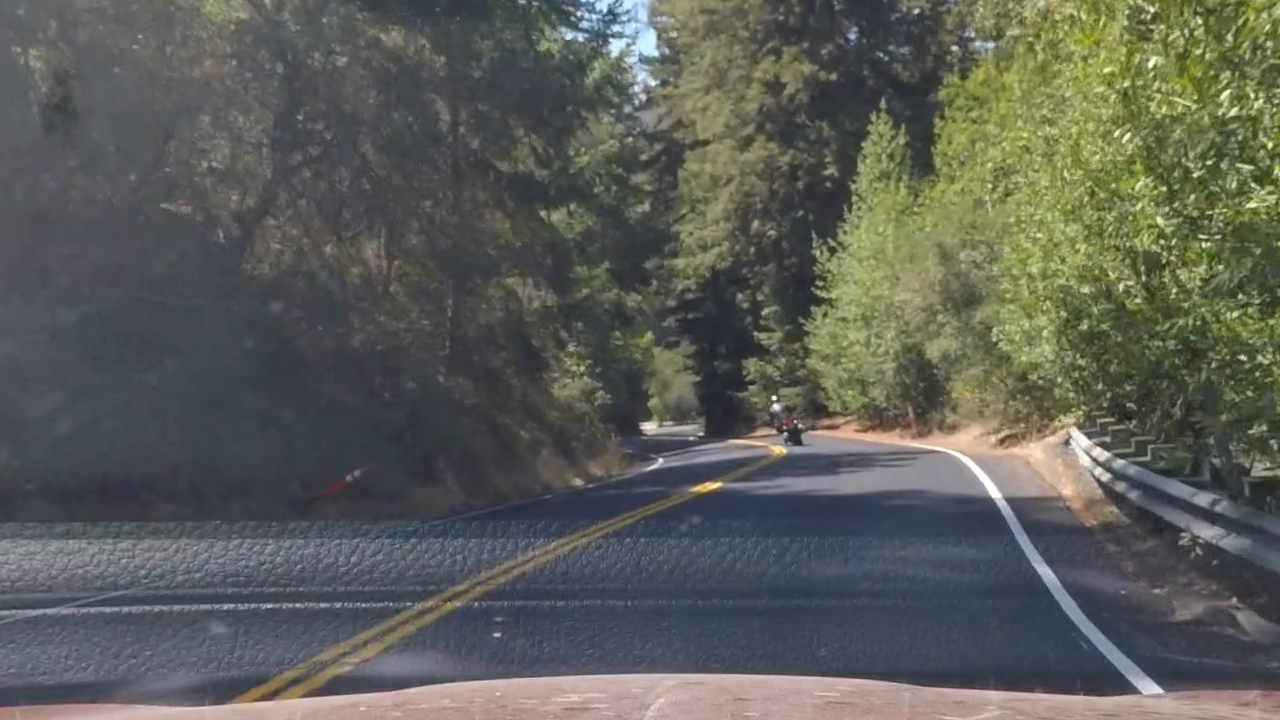
#> input picture output_images/undistored_harder.jpg, 1280 x 720 px, given as the content of the folder test_images, which was not available
$ jupyter execute --allow-errors AdvancedLaneDetection.ipynb   (shell and % lines are left out)   (older library calls are emulated)   (text cells are left out)
#> lines starting #> are read from the running program, lines starting #| are printed output that depends on the picture; pictures that were not available may be replaced by others from this repository, and a replacement may not be noted
### utils.py
import matplotlib.pyplot as plt
import matplotlib.gridspec as gridspec
import numpy as np
import cv2, os, re


"""display the image"""
def showimage(img):
    plt.imshow(img)
    plt.show()

"""arrange images in a grid"""
def visualise_in_squaregrid(data, title="Image grid square", output_file=None):
    n = int(np.ceil(np.sqrt(len(data))))
    fig = plt.figure()
    fig.suptitle(title, fontsize=14, fontweight='bold')
    gs = gridspec.GridSpec(n, n, wspace=0.0)
    ax = [plt.subplot(gs[i]) for i in range(n*n)]
    gs.update(hspace=0)
    for i,im in enumerate(data):
        ax[i].imshow(im)
        ax[i].axis('off')
    if output_file:
        fig.savefig(output_file)
    plt.show()


"""various image transforms to threshold the image and generate a binary image of candidate pixels for lane detection"""
# Gradient and Color thresholds
def scale(img, factor=255.0):
    scale_factor = np.max(img)/factor
    return (img/scale_factor).astype(np.uint8)

# [96 lines left out: functions threshold, __gradients_abs, mag_thresh, dir_thresh, rgb_decompose, hls_decompose and 7 more, not called in this run]


"""lane detection utilities"""
def draw_boundaries(img, p1, p2, color=(255,255,0), thickness = 5):
    cv2.rectangle(img, p1, p2, color, thickness)


# [6 lines left out: function indices_within_win_limits, not called in this run]

def nonzero(wb):
    nonzero = np.where(wb != 0)
    return np.array(nonzero[0]), np.array(nonzero[1])

"""Sliding window class to declutter the code to progress the sliding window"""
class SlidingWindow:
    # [8 lines left out: function __init__, not called in this run]

    def coordinates(self ):
        return self.x_lo, self.y_lo, self.x_hi, self.y_hi, self.cx

    # [7 lines left out: function move, not called in this run]


### AdvancedLaneDetection.ipynb
[cell 1]
import numpy as np
import cv2, os, re
import matplotlib.pyplot as plt
import matplotlib
import glob
import matplotlib.image as mpimg
import pickle
from moviepy.editor import VideoFileClip
import constants as c
from utils import *

[cell 2]
# [29 lines left out: function get_distortion_params, not called in this run]

def create_undistorter(calibration_images):
#> called with calibration_images = 'camera_cal/*.jpg'
    dist_pickle = {}
    mtx = None
    dist = None
    try:
        dist_pickle = pickle.load( open( "calibrate_camera.p", "rb" ) )
#> (reads calibrate_camera.p from the repository)
        print("Loaded undistorter from pickle {0}".format('calibrate_camera.p'))
        mtx = dist_pickle["mtx"]
        dist = dist_pickle["dist"]
    except:
        mtx,dist = get_distortion_params(calibration_images)
        dist_pickle = {'mtx': mtx, 'dist': dist}
        with open('calibrate_camera.p', 'wb') as f:
            pickle.dump(dist_pickle, f)
    return lambda x: cv2.undistort(x, mtx, dist, None, mtx)

undistort = create_undistorter("camera_cal/*.jpg")

[cell 3]
raw_images = [mpimg.imread(img) for img in glob.glob('test_images/*.jpg')]
#> raw_images = 1 item

visualise_in_squaregrid(raw_images,"Raw Images","output_images/raw_images.jpg")
#> in visualise_in_squaregrid, `n = int(np.ceil(np.sqrt(len(data))))`: n = 1
#> in visualise_in_squaregrid, `ax = [plt.subplot(gs[i]) for i in range(n*n)]`: ax = 1 item
#> the loop in visualise_in_squaregrid, `for i,im in enumerate(data):` made 1 pass
undistorted_images = [undistort(img) for img in raw_images]
#> undistorted_images = 1 item
visualise_in_squaregrid(undistorted_images,"Undistorted Images","output_images/undistorted_images.jpg")
#> the loop in visualise_in_squaregrid (call 2), `for i,im in enumerate(data):` made 1 pass

[cell 4]
def binarize(img):
    gx_abs, gy_abs  = gradients_abs(img[:, :, 2],sobel_kernel=15)
    dir_binary = dir_thresh(gx_abs, gy_abs)
    mag_binary = mag_thresh(gx_abs, gy_abs)
    colour_binary = filter_colours(img)
    combined_binary = np.zeros_like(colour_binary)
    combined_binary[((colour_binary == 1) & ((mag_binary == 1) | (dir_binary == 1)))] = 1
    return combined_binary

img = mpimg.imread('test_images/test3.jpg')
#> img is the input picture: shape (720, 1280, 4) float32; mean R, G, B, A 0.362, 0.37, 0.346, 1
showimage(img)
#> (the rest of this cell did not finish here and is left out)

[cell 5]
def create_perspective_warpers(img):
    h,w = (img.shape[0], img.shape[1])

    m = cv2.getPerspectiveTransform(c.SRC, c.DST)
    m_inv = cv2.getPerspectiveTransform(c.DST, c.SRC)

    warp = lambda x: cv2.warpPerspective(x, m, (w,h), flags=cv2.INTER_LINEAR)
    unwarp = lambda x: cv2.warpPerspective(x, m_inv, (x.shape[1], x.shape[0]), flags=cv2.INTER_LINEAR)

    return warp, unwarp

[cell 6]
img = mpimg.imread('test_images/straight_lines1.jpg')
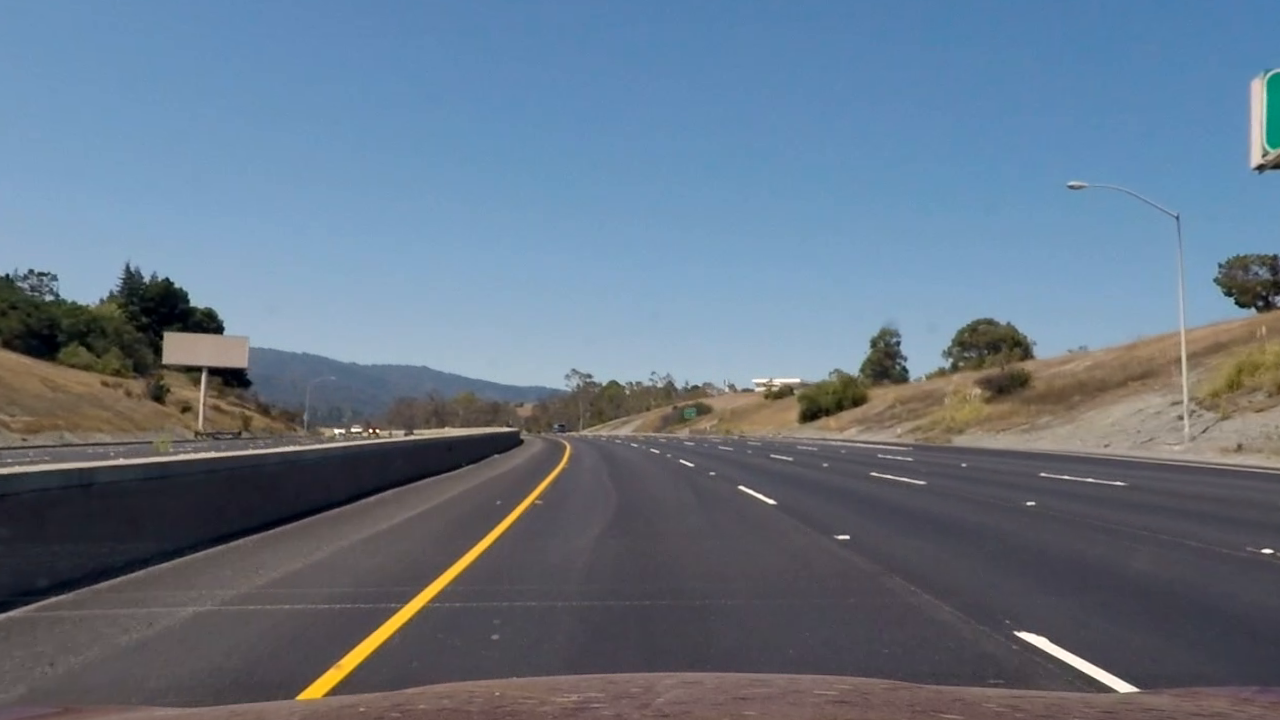
#> input picture output_images/undistorted.jpg, 1280 x 720 px, given in place of straight_lines1.jpg, which was not available
#> img is the input picture: shape (720, 1280, 4) float32; mean R, G, B, A 0.4, 0.459, 0.523, 1
if len(img.shape) > 2 and img.shape[2] == 4:
    img = cv2.cvtColor(img, cv2.COLOR_RGBA2RGB)
#> img: shape (720, 1280, 3) float32
undistorted = undistort(img)
warp, unwarp = create_perspective_warpers(undistorted)
pts = np.array([[260, 680],[580, 460],[700, 460], [1040, 680]], np.int32)
pts = pts.reshape((-1,1,2))
cv2.polylines(undistorted, [pts], False, (255,0,0), 2)
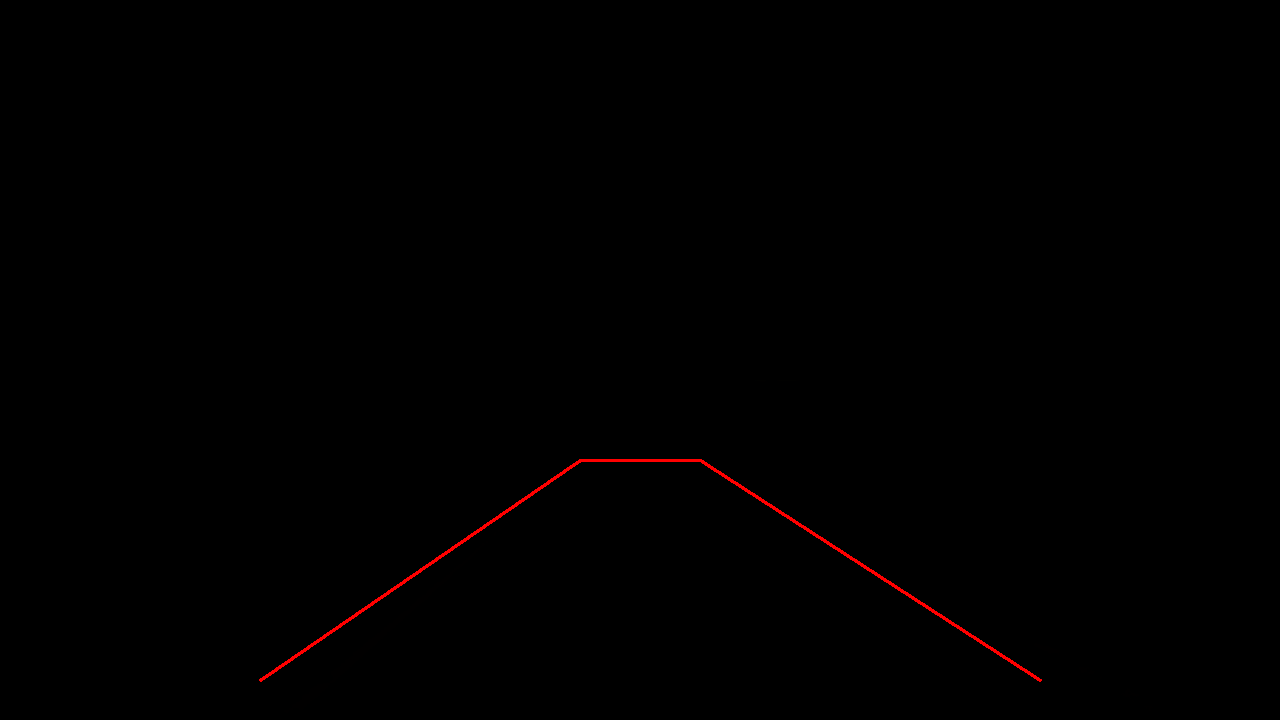
#> undistorted: shape (720, 1280, 3) float32; mean R, G, B 1.2, 0.5, 0.5
showimage(undistorted)
print("Undistorted Image with a test trapezoid line")
warped = warp(undistorted)
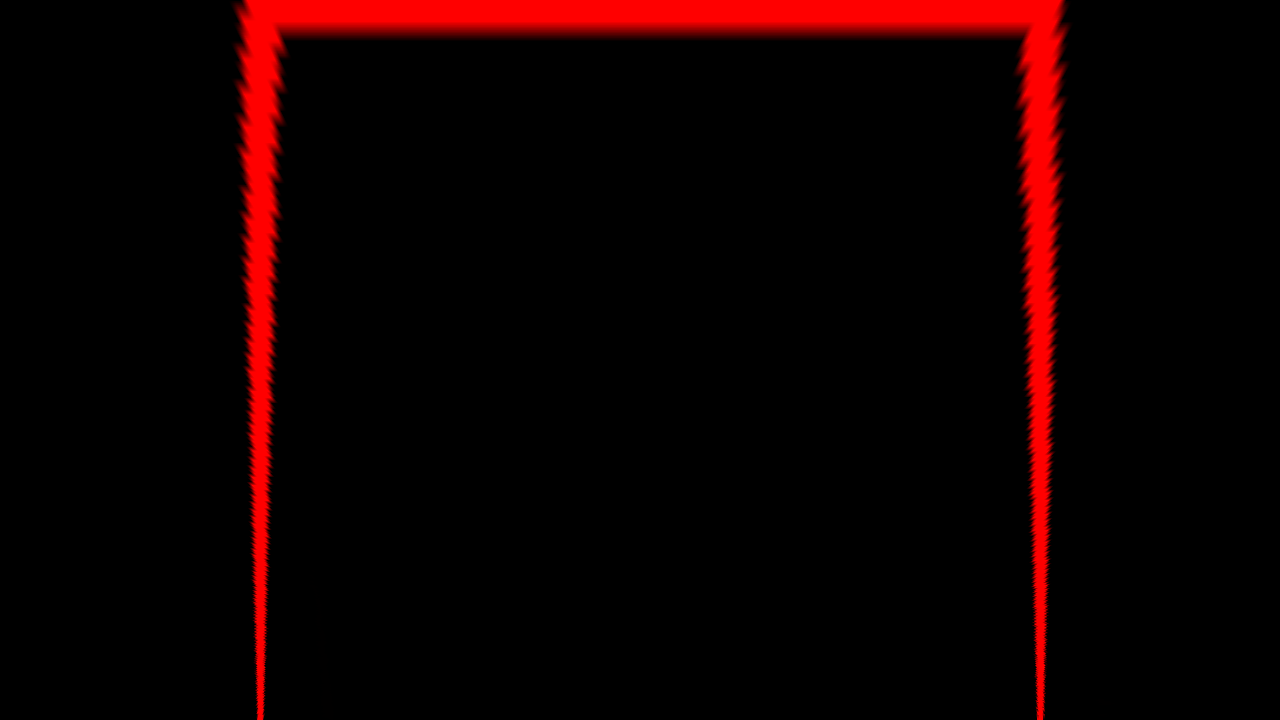
#> warped: shape (720, 1280, 3) float32; mean R, G, B 15.5, 0.3, 0.3
showimage(warped)
#> in showimage (call 3), `plt.show()`:
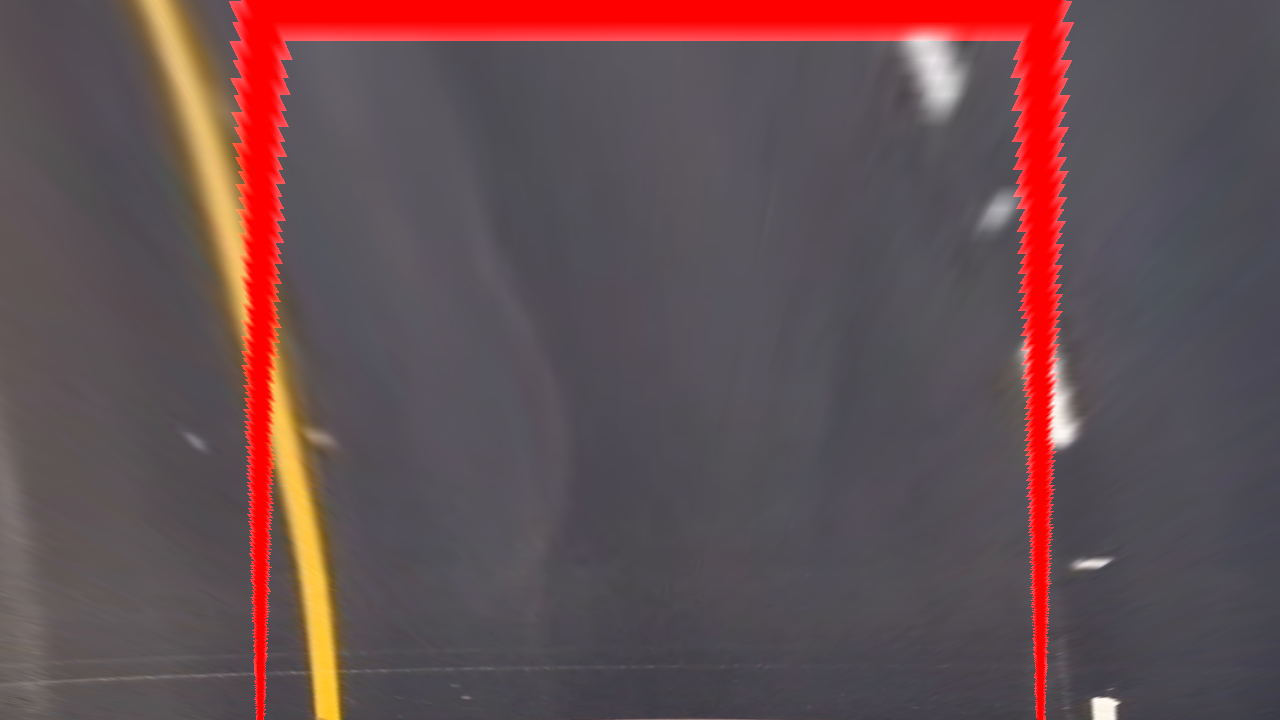
#> shown: shape (720, 1280, 3) float32; mean R, G, B 0.402, 0.31, 0.322
print("Birds eye view of the undistorted image")
undistorted = undistort(img)
warp, unwarp = create_perspective_warpers(img)
raw_images = [mpimg.imread(img) for img in glob.glob('test_images/*.jpg')]
undistorted_images = [undistort(img) for img in raw_images]
#> (the rest of this cell did not finish here and is left out)

[cell 7]
"""takes a set of candidate left and right lane pixels
    and returns a fitted line to the second polynomial degree
    the real_space parameter if set applies a pixel to meter
    conversion factor on each dimension"""
# [9 lines left out: function fit_curve, not called in this run]


"""visualisation function for checking fitted lanes"""
# [13 lines left out: function plot_curves, not called in this run]

[cell 8]
# Lane-Finding
# [82 lines left out: functions hist_search, local_search, not called in this run]

[cell 9]
"""helper function that takes a line and
    returns the curvature in original units"""
def get_curvature_radius(line, y):
    A, B, C = line
    return np.power(1 + np.square(2 * A * y + B), 3 / 2) / np.abs(2 * A)

"""takes in the lane curves and
    returns the left and right curvatures in meter units"""
# [10 lines left out: function curvature_in_meters, not called in this run]

[cell 10]
# [31 lines left out: function plot_lane, not called in this run]

[cell 11]
img = mpimg.imread('test_images/test3.jpg')
if len(img.shape) > 2 and img.shape[2] == 4:
    img = cv2.cvtColor(img, cv2.COLOR_RGBA2RGB)
undistorted = undistort(img)
showimage(undistorted)
#> (the rest of this cell did not finish here and is left out)
